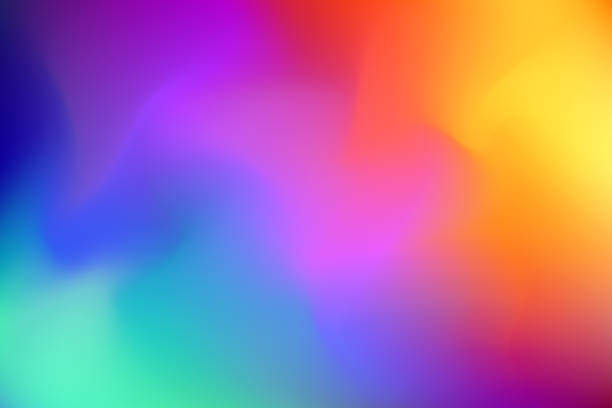
#> input picture imagem_colorida.jpg, 612 x 408 px
$ python -i main.py   (imports and definitions only)
#> lines starting #> are read from the running program, lines starting #| are printed output that depends on the picture
import cv2
import numpy as np
import time
import argparse
from numpy.fft import fft2, ifft2
import matplotlib.pyplot as plt

# 1. Clusterização de Tons de Cinza
# [22 lines left out: functions gray_cluster, subtract_and_detect, not called in this run]


# ---------------------------------------------------------------------------------
# 3. Filtro High-Boost e Passa Alta
def high_boost_filter(img, A=1.5):
    blurred = cv2.GaussianBlur(img, (5, 5), 0)
    mask = cv2.subtract(img, blurred)
    high_boost = cv2.addWeighted(img, A, mask, 1, 0)
    return high_boost

def high_pass_filter(img):
    kernel = np.array([[-1, -1, -1],
                       [-1,  8, -1],
                       [-1, -1, -1]])
    return cv2.filter2D(img, -1, kernel)

def apply_filters(image_path):
#> called with image_path = 'imagem_colorida.jpg'
    img = cv2.imread(image_path, cv2.IMREAD_GRAYSCALE)
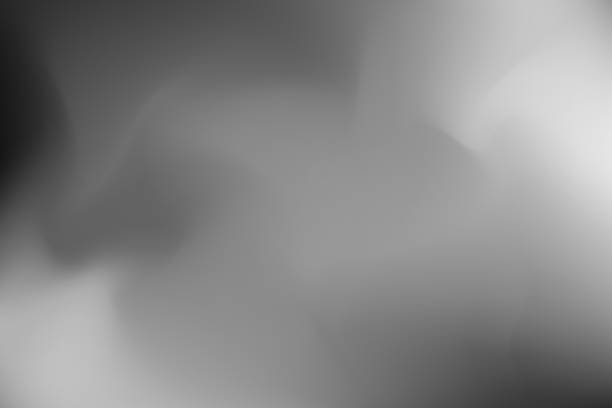
#> img: shape (408, 612); min 21, max 229, mean 134
    high_boost = high_boost_filter(img)
#> in high_boost_filter, `mask = cv2.subtract(img, blurred)`:
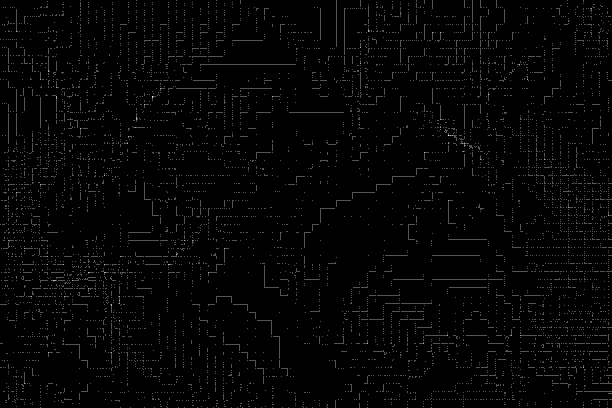
#> mask: shape (408, 612); min 0, max 3, mean 0.0536; drawn with min black and max white
#> in high_boost_filter, `high_boost = cv2.addWeighted(img, A, mask, 1, 0)`:
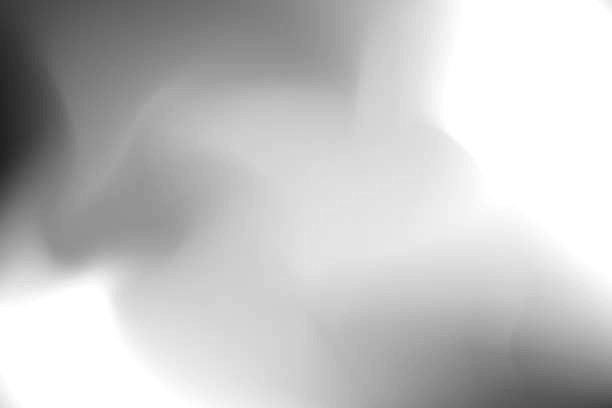
#> high_boost: shape (408, 612); min 32, max 255, mean 194.5
    high_pass = high_pass_filter(img)
#> in high_pass_filter, `return cv2.filter2D(img, -1, kernel)`:
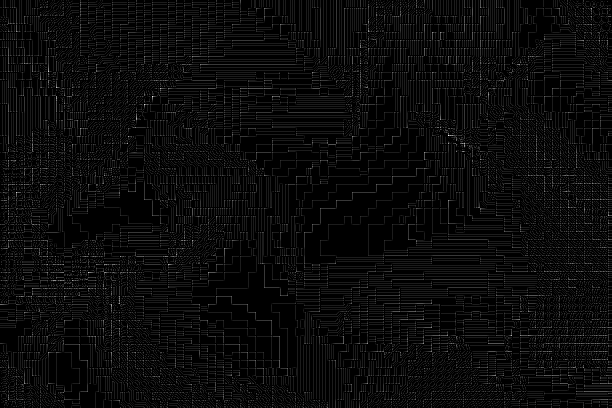
#> returned value: shape (408, 612); min 0, max 27, mean 1.2; drawn with min black and max white
    cv2.imwrite("high_boost_output.png", high_boost)
    cv2.imwrite("high_pass_output.png", high_pass)
    print("Filtro High-Boost salvo como 'high_boost_output.png'")
    print("Filtro Passa Alta salvo como 'high_pass_output.png'")

    print("\n--- Análise dos Resultados ---")
    print("O filtro Passa Alta enfatiza principalmente as bordas, gerando uma imagem com contornos destacados,")
    print("mas pode deixar a imagem com aspecto mais áspero e ruidoso.")
    print("O filtro High-Boost combina o realce das bordas com a imagem original, mantendo a naturalidade")
    print("e melhorando a nitidez geral sem perder o contexto da imagem.")


# ---------------------------------------------------------------------------------
# 4. Teorema da Convolução - Comparação de Tempos
# [34 lines left out: functions time_convolution, time_freq_convolution, benchmark_convolutions, not called in this run]

# Execução por linha de comando
# [18 lines not run here, left out]

>>> result = apply_filters('imagem_colorida.jpg')
